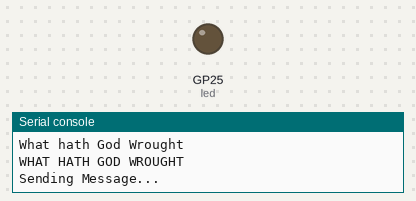
Simulated run of this program. Board: Raspberry Pi Pico running MicroPython. Parts: output pins drawn as LEDs (lit = HIGH), the last lines printed to the serial console. At 28.3 s the program stops and its outputs stay as they are.

Above: at 0.1 s.
At 27.62 s:
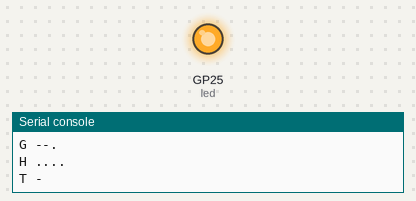
Timing chart, 0 to 29.3 s (numbered marks = the images above):
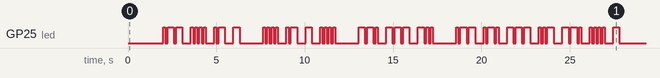

The program:

morse.py
```python
from machine import Pin
from time import sleep
led = machine.Pin(25, machine.Pin.OUT) #uses onboard led

timeunit = 0.12 #in seconds, adjust for speed
#ratios as per the International Morse code:
dit = timeunit
dah = timeunit*3
cspace = timeunit*3
wspace = timeunit*7

alphaturple = (".-","-...","-.-.","-..",".","..-.","--.","....","..",".---","-.-",".-..","--","-.","---",".--.","--.-",".-.","...","-","..-","...-",".--","-..-","-.--","--..")
numberturple = ("-----",".----","..---","...---","....-",".....","-....","--...","---..","----.")

stringtoconvert = "What hath God Wrought"

def sendchar(morse): #function declaration
    print (c + " " + morse)
    for x in morse:
        led.value(1)
        if x == ".":
            sleep(dit)
        elif x == "-":
            sleep(dah)
        led.value(0)
        sleep(dit)

print(stringtoconvert)
ucstring = stringtoconvert.upper() #convert to uppercase
print(ucstring)
print("Sending Message...")
sleep(2)
for c in ucstring: #iterate through our uppcase string
    charascii = ord(c) #obtain ascii code of char
    if 65 <= charascii <= 90: #work with Alphas
        thechar = alphaturple[charascii-65] #'cos A = ascii 65, get letter from turple
        sendchar(thechar) #run function
        sleep(cspace) #space between characters
    if 48 <= charascii <= 57: #work with Numbers
        thechar = numberturple[charascii-48] #'cos 0 = ascii 48
        sendchar(thechar) #run function
        sleep(cspace) #space between characters
    if charascii == 32: #if space
        print(" ")
        sleep(wspace) #space between words
print("Message Sent.")
```

Measured:
- by itself, GP25 (led): LOW → HIGH at 2.0 s, → LOW 0.12 s later, → HIGH 0.12 s later, → LOW 0.36 s later, … (100 changes in this stretch)
